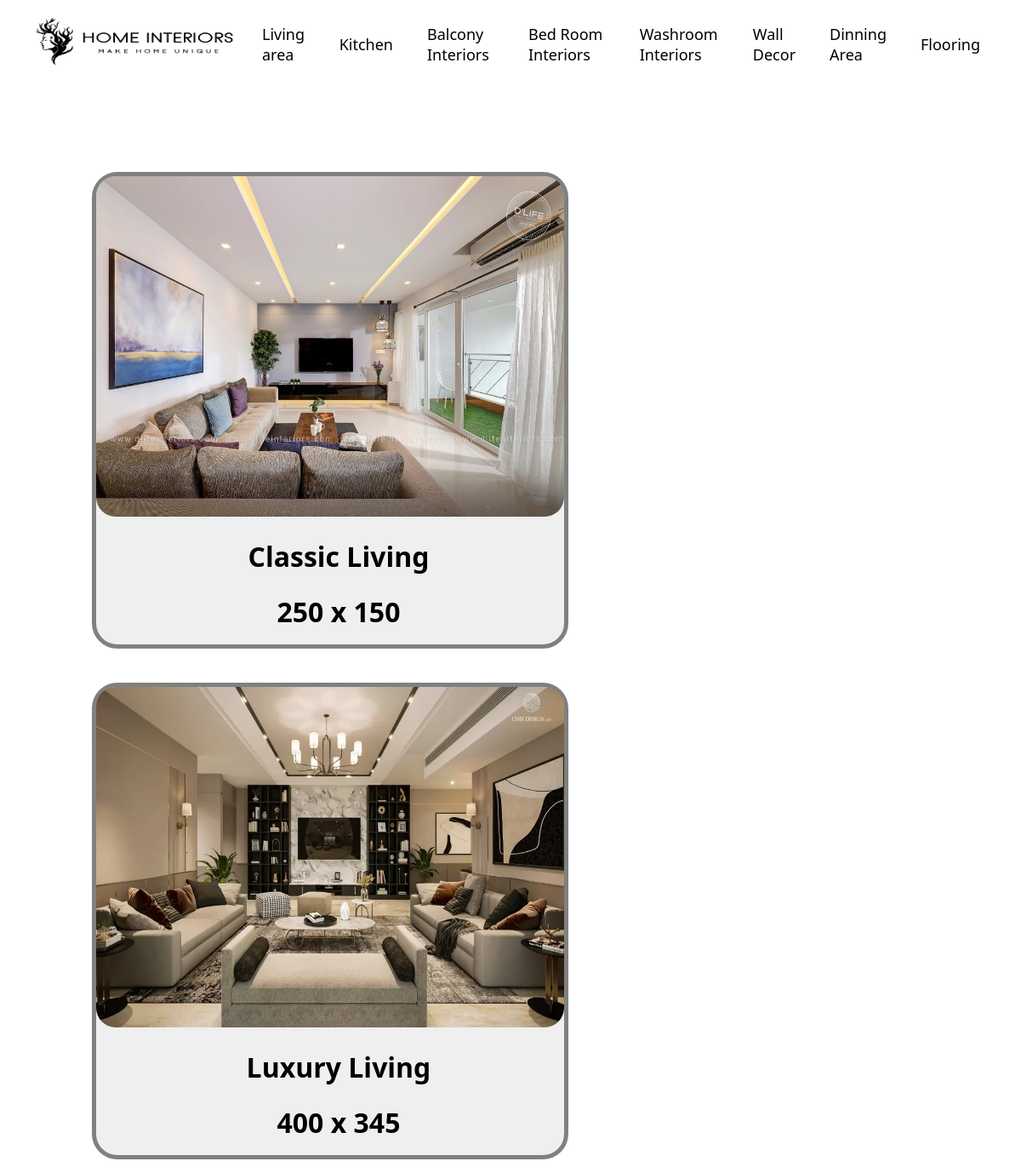
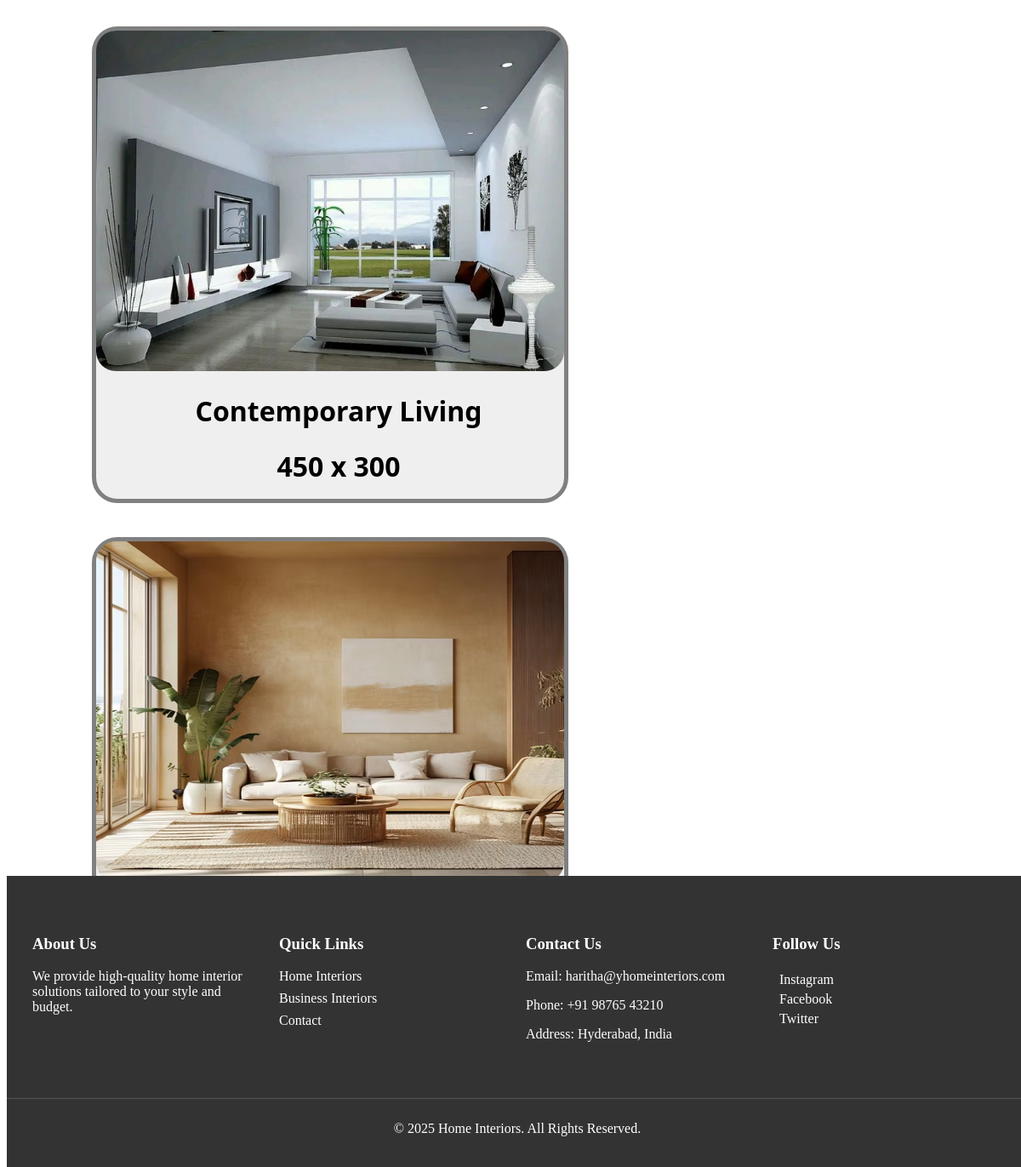
The app's page /cateogries/1/ with its own data (2 pictures, top to bottom).
### app/models.py (models this page shows, shortened)
class HomeInteriors(models.Model):
    category_name=models.CharField(max_length=40)
    desc=models.CharField(max_length=100)
    pic=models.ImageField(upload_to='categories/1')

### category/models.py (models this page shows, shortened)
class Cateogries(models.Model):
    name=models.CharField(max_length=20)
    pic=models.ImageField(upload_to='kitchen/1')
    dimensions=models.CharField(max_length=20)
    price=models.IntegerField()
    desc=models.CharField(max_length=450)
    category=models.ForeignKey(HomeInteriors,on_delete=models.CASCADE)

### category/views.py (the view)
# urls.py: path('cateogries/<int:id>/',cateogries,name='cateogries'),
def cateogries(request,id):
    data=Cateogries.objects.filter(category_id=id)
    data1=HomeInteriors.objects.all()
    return render(request,'cateogries.html',{'data':data,'data1':data1})

### templates/cateogries.html (shortened to what this page needs)
{% load static %}
<!DOCTYPE html>
<html lang="en">
<head>
    <link rel="stylesheet" href="{% static 'cat.css' %}">
</head>
<body>
    {% if data1 %}
    <nav id="nav_bar">
        <li><img src="{% static 'images/logo1.png' %}" alt="Logo" id="logo_img"></li>
        {% for i in data1 %}
            <a href="{% url 'category:cateogries' i.id %}">{{ i.category_name }}</a>
        {% endfor %}
    </nav>
   {% endif %}
   <br><br>
   {% for i in data %}
    <div id="container">
       <a href="{% url 'category:cateogries_details' i.id %}"><img src="{{i.pic.url }}" alt="" id="sub_img"></a>
       <h1>{{i.name}}</h1>
       <h1>{{i.dimensions}}</h1>
    </div>
    {% endfor %}
    <div id="div1">
        <footer>
            <div class="footer-container">
                <div class="footer-section">
                    <h3>About Us</h3>
                    <p>We provide high-quality home interior solutions tailored to your style and budget.</p>
                </div>
                <div class="footer-section">
                    <h3>Quick Links</h3>
                    <ul>
                        <li><a href="{% url 'app:home' %}">Home Interiors</a></li>
                        <li><a href="{% url 'app:business' %}">Business Interiors</a></li>
                        <li><a href="{% url 'category:contactus' %}">Contact</a></li>
                    </ul>
                </div>
                <div class="footer-section">
                    <h3>Contact Us</h3>
                    <p>Email: haritha@yhomeinteriors.com</p>
                    <p>Phone: +91 98765 43210</p>
                    <p>Address: Hyderabad, India</p>
                </div>
                <div class="footer-section">
                    <h3>Follow Us</h3>
                    <a href="https://www.instagram.com" target="_blank">
                         Instagram
                    </a>
                    <br>
                    <a href="https://www.facebook.com" target="_blank">
                         Facebook
                    </a>
                    <br>
                    <a href="https://www.twitter.com" target="_blank">
                         Twitter
                    </a>
                </div>
            </div>
            <div class="footer-bottom">
                <p>&copy; 2025 Home Interiors. All Rights Reserved.</p>
            </div>
        </footer>
    </div>
</body>
</html>

### static/cat.css (style rules this page uses)
#nav_bar { display: flex; justify-content: space-between; align-items: center; padding: 10px 20px; border-radius: 5px; }
#logo_img { height: 40px; width: auto; }
#nav_bar a { color: black; text-decoration: none; padding: 10px 15px; margin: 0 5px; border-radius: 4px; font-size: 18px; margin-bottom: 30px; transition: background-color 0.3s ease, transform 0.2s ease; font-family:'Segoe UI', Tahoma, Geneva, Verdana, sans-serif; }
#nav_bar li { list-style: none; margin: 0; padding: 0; }
#container { width: 550px; height: 550px; border: 5px solid gray; margin-left: 100px; border-radius: 30px; float: left; margin-top: 40px; background-color:rgba(211, 211, 211, 0.36); }
#sub_img { width: 550px; height: 400px; border-radius: 23px; }
h1 { margin-left: 20px; text-align: center; font-family:'Segoe UI', Tahoma, Geneva, Verdana, sans-serif; }
#logo_img { width: 250px; height: 60px; position: relative; bottom: 20px; margin-left: 10px; margin-top: 7px; }
footer { background-color: #333; color: white; padding: 20px 0; margin-top: 50px; }
.footer-container { display: flex; justify-content: space-between; flex-wrap: wrap; max-width: 1200px; margin: 0 auto; padding: 20px; }
.footer-section { flex: 1; min-width: 250px; padding: 10px; text-align: left; }
.footer-section ul { list-style: none; padding: 0; }
.footer-section ul li { margin: 8px 0; }
.footer-section a { color: white; text-decoration: none; transition: 0.3s; }
.footer-bottom { text-align: center; margin-top: 20px; border-top: 1px solid #555; padding-top: 10px; }
footer { position:absolute; top: 2350px; width: 100%; }

### records on screen
HomeInteriors: category_name "Living area"
HomeInteriors: category_name "Kitchen"
HomeInteriors: category_name "Balcony Interiors"
HomeInteriors: category_name "Bed Room Interiors"
HomeInteriors: category_name "Washroom Interiors"
HomeInteriors: category_name "Wall Decor"
HomeInteriors: category_name "Dinning Area"
HomeInteriors: category_name "Flooring"
Cateogries: pic (picture), name "Classic Living", dimensions "250 x 150"
Cateogries: pic (picture), name "Luxury Living", dimensions "400 x 345"
Cateogries: pic (picture), name "Contemporary Living", dimensions "450 x 300"
Cateogries: pic (picture)
